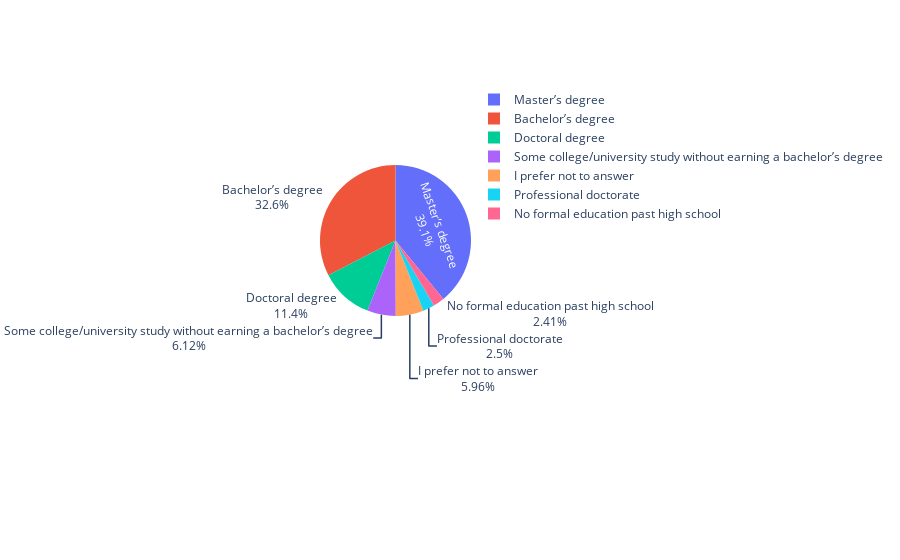

The code cell stored with this chart in its notebook:
### Code cell
fig = px.pie(data['Q8'][1:].value_counts().reset_index(), values='Q8', names='index', labels={'index':'Education level', 'Q8':'Count'})
fig.update_traces(textinfo='label+percent')

### Figure 1 — Plotly figure (JSON) as saved in the notebook; plotly's stock layout.template omitted (floating-point values rounded to 4 significant figures)
{"data": [{"domain": {"x": [0, 1], "y": [0, 1]}, "hovertemplate": "Education level=%{label}<br>Count=%{value}<extra></extra>", "labels": ["Master’s degree", "Bachelor’s degree", "Doctoral degree", "Some college/university study without earning a bachelor’s degree", "I prefer not to answer", "Professional doctorate", "No formal education past high school"], "legendgroup": "", "name": "", "showlegend": true, "textinfo": "label+percent", "type": "pie", "values": [9142, 7625, 2657, 1431, 1394, 585, 564]}], "layout": {"legend": {"tracegroupgap": 0}, "margin": {"t": 60}}}
